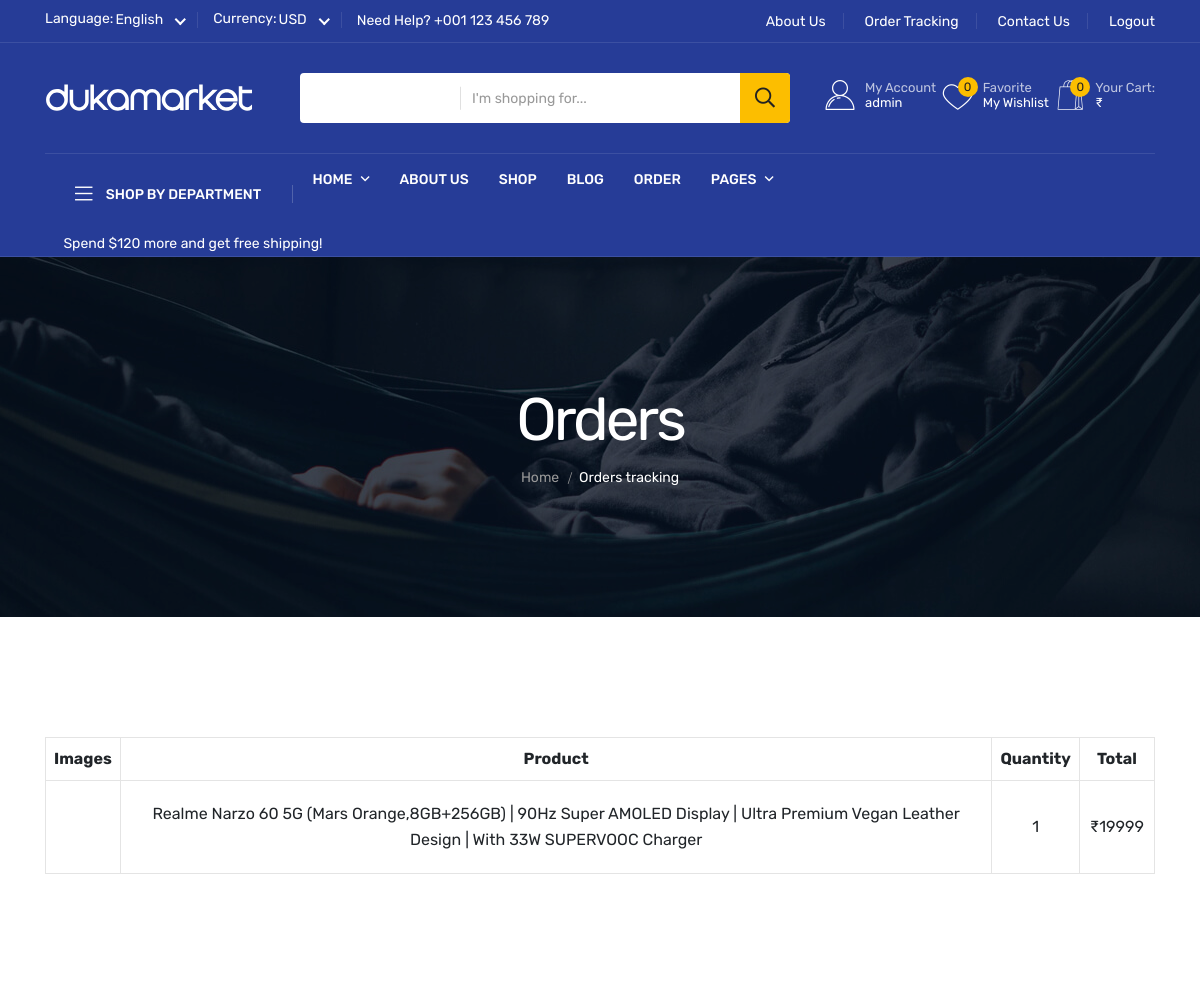
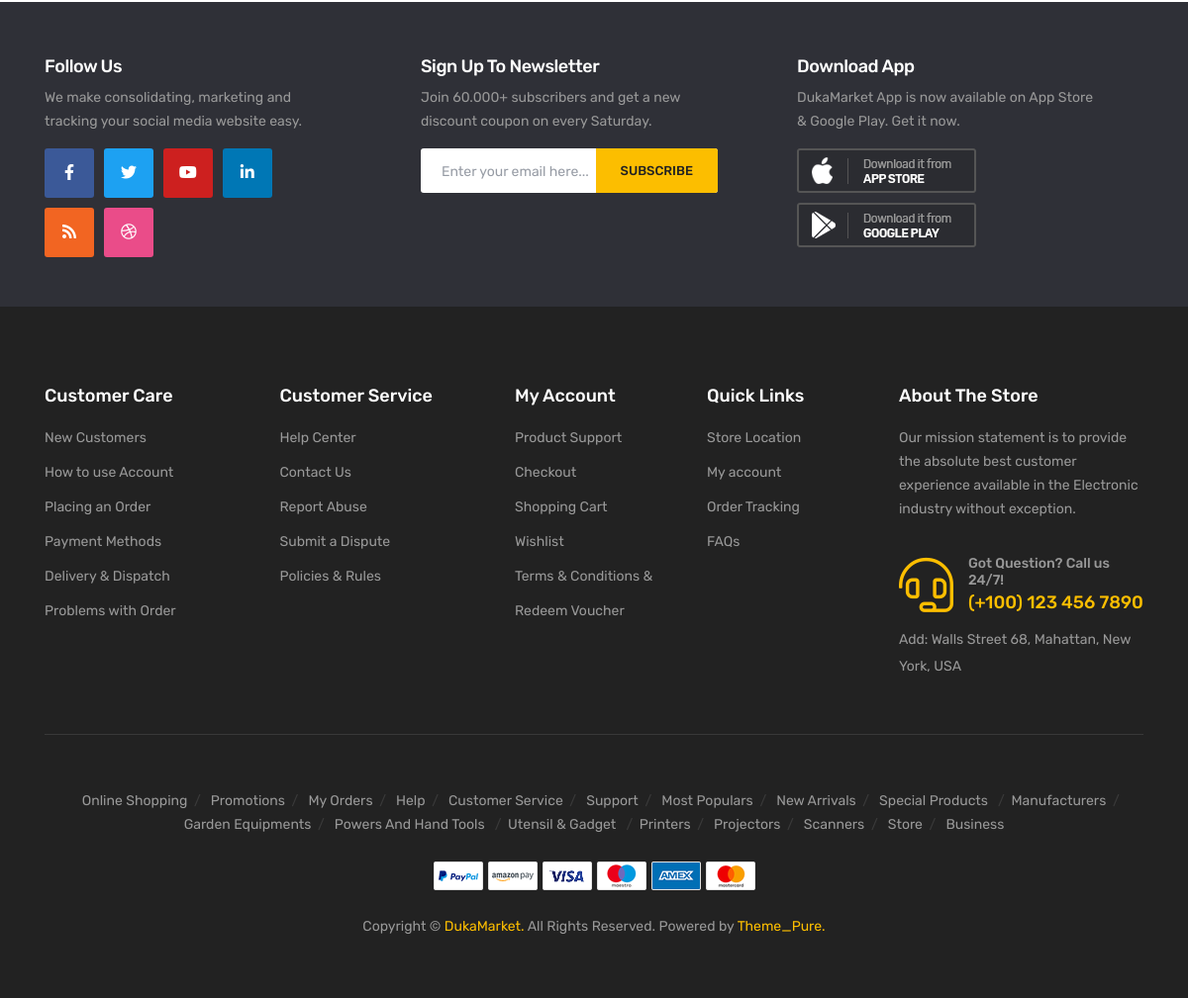
/products/order (signed in), run on the app's committed database (2 pictures, top to bottom).
### XMarket/models.py (models this page shows, shortened)
class CustomUser(AbstractBaseUser , PermissionsMixin):
    first_name = models.CharField(max_length=100 , blank=True)
    last_name = models.CharField(max_length=100 , blank=True)
    email = models.EmailField(unique=True , null=True)
    username = models.CharField(max_length=100 , unique=True)
    dob = models.DateField(blank=True , null=True)
    address = models.CharField(max_length=500 , null=True ,blank=True)
    number = models.PositiveIntegerField( null=True)
    gender = models.CharField(max_length=40 , choices= GENDER_CHOICES , null=True)
    is_superuser = models.BooleanField(default=False )
    is_staff = models.BooleanField(default=False )
    is_active = models.BooleanField(default=True)
    date_joined = models.DateTimeField(auto_now_add=True , null=True)
    last_login = models.DateTimeField(auto_now=True , null=True)
    USERNAME_FIELD = 'username'
    objects = CustomUserManager()
    def __str__(self):
        return self.username

class Order(models.Model):
    user_id = models.OneToOneField(CustomUser , on_delete=models.CASCADE , null=True , blank=True)
    product_id = models.ForeignKey(Product , on_delete=models.CASCADE , null=True)
    quantity = models.IntegerField(null=True , blank=True)
    unique_together = ('user_id', 'product_id')

class Product(models.Model):
    Product_Name = models.CharField(max_length=200)
    Total_Quantity = models.IntegerField()
    Available = models.IntegerField()
    Product_Image = models.CharField(max_length=500)
    Price = models.CharField(max_length=10)
    Discount = models.CharField(max_length=8)
    Product_Info = RichTextField( null = True , blank=True)
    Model_Name = models.CharField(max_length=100  , null=True , blank=True)
    Product_Category = models.ForeignKey(Category , on_delete= models.CASCADE)
    Tags = models.CharField(max_length=100)
    Product_Desc = RichTextField()
    Product_Section = models.ForeignKey(Section , on_delete= models.CASCADE , null=True , blank=True)
    slug = models.SlugField(default="" , max_length=1000 , null=True , blank=True)
    Product_Color = models.ForeignKey(Color , on_delete=models.CASCADE , null= True , blank=True)
    Product_Size =  models.CharField(max_length=50 , choices=SIZE_CHOICES  , null=True , blank= True)
    Product_Brand = models.ForeignKey(Brand , on_delete=models.CASCADE , null= True , blank=True)
    tax = models.IntegerField(null=True)
    packing_cost = models.IntegerField(null=True , default=0)
    class Meta:
        db_table = "XMarket_Product"

### XMarket/views.py (the view)
# urls.py: path('products/order' , views.OrderView , name='OrderView'),
def OrderView(request):
    user = CustomUser.objects.get(username = request.user)
    orders = Order.objects.filter(user_id = user.id)
    Context = { 'Orders':orders }
    return render(request , 'payment/order.html' , Context)

### templates/payment/order.html
{% extends 'base.html' %}
{% load static %}
{% block Content %}
<div class="page-banner-area page-banner-height-2" data-background="{% static 'assets/img/banner/page-banner-4.jpg' %}">
    <div class="container">
        <div class="row">
            <div class="col-xl-12">
                <div class="page-banner-content text-center">
                    <h4 class="breadcrumb-title">Orders</h4>
                    <div class="breadcrumb-two">
                        <nav>
                           <nav class="breadcrumb-trail breadcrumbs">
                              <ul class="breadcrumb-menu">
                                 <li class="breadcrumb-trail">
                                    <a href="index.html"><span>Home</span></a>
                                 </li>
                                 <li class="trail-item">
                                    <span>Orders tracking</span>
                                 </li>
                              </ul>
                           </nav>
                        </nav>
                    </div>
                </div>
            </div>
        </div>
    </div>
</div>
<section class="cart-area pb-120 pt-120">
    <div class="container">
        <div class="row">
            <div class="col-12">
                <form action="#">
                    <div class="table-content table-responsive">
                        <table class="table">
                            <thead>
                                <tr>
                                    <th class="product-thumbnail">Images</th>
                                    <th class="cart-product-name">Product</th>
                                    <th class="product-quantity">Quantity</th>
                                    <th class="product-subtotal">Total</th>
                                </tr>
                            </thead>
                            <tbody>
                                {% for order in Orders %}
                                <tr>
                                    <td class="product-thumbnail"><a href="shop-details.html"><img src="{{order.product_id.Product_Image}}" alt=""></a></td>
                                    <td class="product-name"><a href="{{order.get_absolute_url}}">{{order.product_id.Product_Name}}</a></td>
                                    {% if order.quantity == None %}
                                    <td class="product-price"><span class="amount">1</span></td>
                                    {% else %}
                                    <td class="product-price"><span class="amount">{{order.quantity}}</span></td>
                                    {% endif %}
                                    <td class="product-subtotal"><span class="amount">₹{{order.product_id.Price}}</span></td>
                                </tr>
                                {% endfor %}
                            </tbody>
                        </table>
                    </div>
                </form>
            </div>
        </div>
    </div>
</section>
<section class="cta-area d-ldark-bg pt-55 pb-10">
    <div class="container">
        <div class="row">
            <div class="col-lg-4 col-md-6">
                <div class="cta-item cta-item-d mb-30">
                    <h5 class="cta-title">Follow Us</h5>
                    <p>We make consolidating, marketing and tracking your social media website easy.</p>
                    <div class="cta-social">
                        <div class="social-icon">
                            <a href="#" class="facebook"><i class="fab fa-facebook-f"></i></a>
                            <a href="#" class="twitter"><i class="fab fa-twitter"></i></a>
                            <a href="#" class="youtube"><i class="fab fa-youtube"></i></a>
                            <a href="#" class="linkedin"><i class="fab fa-linkedin-in"></i></a>
                            <a href="#" class="rss"><i class="fas fa-rss"></i></a>
                            <a href="#" class="dribbble"><i class="fab fa-dribbble"></i></a>
                        </div>
                    </div>
                </div>
            </div>
            <div class="col-lg-4 col-md-6">
                <div class="cta-item mb-30">
                    <h5 class="cta-title">Sign Up To Newsletter</h5>
                    <p>Join 60.000+ subscribers and get a new discount coupon  on every Saturday.</p>
                    <div class="subscribe__form">
                        <form action="#">
                            <input type="email" placeholder="Enter your email here...">
                            <button>subscribe</button>
                        </form>
                    </div>
                </div>
            </div>
            <div class="col-lg-4 col-md-6">
                <div class="cta-item mb-30">
                    <h5 class="cta-title">Download App</h5>
                    <p>DukaMarket App is now available on App Store & Google Play. Get it now.</p>
                    <div class="cta-apps">
                        <div class="apps-store">
                            <a href="#"><img src="assets/img/brand/app_ios.png" alt=""></a>
                            <a href="#"><img src="assets/img/brand/app_android.png" alt=""></a>
                        </div>
                    </div>
                </div>
            </div>
        </div>
    </div>
</section>
{% endblock Content %}

### templates/includes/Header.html (shortened to what this page needs)
{% load static %}
<header class="header d-blue-bg">
    <div class="header-top">
        <div class="container">
            <div class="header-inner">
                <div class="row align-items-center">
                    <div class="col-xl-6 col-lg-7">
                        <div class="header-inner-start">
                            <div class="header__currency border-right">
                                <div class="s-name">
                                    <span>Language: </span>
                                </div>
                            </div>
                            <div class="header__lang border-right">
                                <div class="s-name">
                                    <span>Currency: </span>
                                </div>
                            </div>
                            <div class="support d-none d-sm-block">
                                <p>Need Help? <a href="tel:+001123456789">+001 123 456 789</a></p>
                            </div>
                        </div>
                    </div>
                    <div class="col-xl-6 col-lg-5 d-none d-lg-block">
                        <div class="header-inner-end text-md-end">
                            <div class="ovic-menu-wrapper">
                                <ul>
                                    <li><a href="{% url 'About'  %}">About Us</a></li>
                                    <li><a href="contact.html">Order Tracking</a></li>
                                    <li><a href="{% url 'ContactUs' %}">Contact Us</a></li>
                                    {% if request.user.is_authenticated %}
                                    <li><a href="{% url 'Logout' %}">Logout</a></li>
                                    {% endif %}
                                </ul>
                            </div>
                        </div>
                    </div>
                </div>
            </div>
        </div>
    </div>
    <div class="header-mid">
        <div class="container">
            <div class="heade-mid-inner">
                <div class="row align-items-center">
                    <div class="col-xl-3 col-lg-3 col-md-4 col-sm-4">
                        <div class="header__info">
                            <div class="logo">
                                <a href="index.html" class="logo-image"><img src="{% static 'assets/img/logo/logo1.svg' %}" alt="logo"></a>
                            </div>
                        </div>
                    </div>
                    <div class="col-xl-5 col-lg-4 d-none d-lg-block">
                        <div class="header__search">
                            <form action="{% url 'Search' %}" method="post">
                                <div class="header__search-box">
                                    <input type="text" class="search-input" name="Search_item"  placeholder="I'm shopping for...">
                                    <button  type="submit" class="button"><i class="far fa-search"></i></button>
                                </div>
                            </form>
                        </div>
                    </div>
                    <div class="col-xl-4 col-lg-5 col-md-8 col-sm-8">
                        <div class="header-action">
                            {% if request.user.is_authenticated %}
                            <div class="block-userlink">
                                <a class="icon-link" href="{% url 'UserProfile' %}">
                                <i class="flaticon-user"></i>
                                <span class="text">
                                <span class="sub">My Account </span>
                                {% if request.user.is_authenticated %} {{user.username}}{% endif %}
                                 </span>
                                </a>
                            </div>
                           {% endif %}
                            <div class="block-wishlist action">
                                <a class="icon-link" href="{% url 'Wishlist' %}">
                                <i class="flaticon-heart"></i>
                                <span class="count">{{request.session.wishlist|length}}</span>
                                <span class="text">
                                <span class="sub">Favorite</span>
                                My Wishlist </span>
                                </a>
                            </div>
                            <div class="block-cart action">
                                <a class="icon-link" href="{% url 'cart_detail' %}">
                                <i class="flaticon-shopping-bag"></i>
                                <span class="count">{{request.session.cart|length}}</span>
                                <span class="text">
                                <span class="sub">Your Cart:</span>
                                ₹{{cart_total_amount}} </span>
                                </a>
                            </div>
                        </div>
                    </div>
                </div>
            </div>
        </div>
    </div>
    <div class="header__bottom">
        <div class="container">
            <div class="row g-0 align-items-center">
                <div class="col-lg-3">
                    <div class="cat__menu-wrapper side-border d-none d-lg-block">
                        <div class="cat-toggle">
                            <button type="button" class="cat-toggle-btn cat-toggle-btn-1"><i class="fal fa-bars"></i> Shop by department</button>
                        </div>
                    </div>
                </div>
                <div class="col-lg-6 col-md-6 col-3">
                  <div class="header__bottom-left d-flex d-xl-block align-items-center">
                    <div class="main-menu d-none d-lg-block">
                        <nav>
                            <ul>
                                <li>
                                    <a href="{% url 'HomePage' %}" >Home <i class="far fa-angle-down"></i></a>
                                </li>
                                <li><a href="{% url 'About' %}">About Us</a></li>
                                <li class="has-mega"><a href="{% url 'Products' %}">Shop </a>
                                </li>
                                <li><a href="{% url 'MarketBlogView' %}">Blog </a>
                                </li>
                                <li><a href="{% url 'OrderView' %}">Order </a>
                                </li>
                                <li>
                                    <a href="about.html">Pages <i class="far fa-angle-down"></i></a>
                                    <ul class="submenu">
                                        <li><a href="{% url 'Scrapper' %}"> Upload Products</li>
                                    </ul>
                                </li>
                            </ul>
                        </nav>
                    </div>
                  </div>
                </div>
                <div class="col-lg-3 col-md-6 col-9">
                    <div class="shopeing-text text-sm-end">
                        <p>Spend $120 more and get free shipping!</p>
                    </div>
                </div>
            </div>
        </div>
    </div>
</header>

### data on the page
CustomUser: username "admin"
Order: product_id.Product_Name "Realme Narzo 60 5G (Mars Orange,8GB+256GB) | 90Hz Super AMOLED Display | Ultra Premium Vegan Leather Design | With 33W SUPERVOOC Charger", shows "1", product_id.Price "19999"

### other printed values
{{ request.session.wishlist|length }} "0"
{{ request.session.cart|length }} "0"
